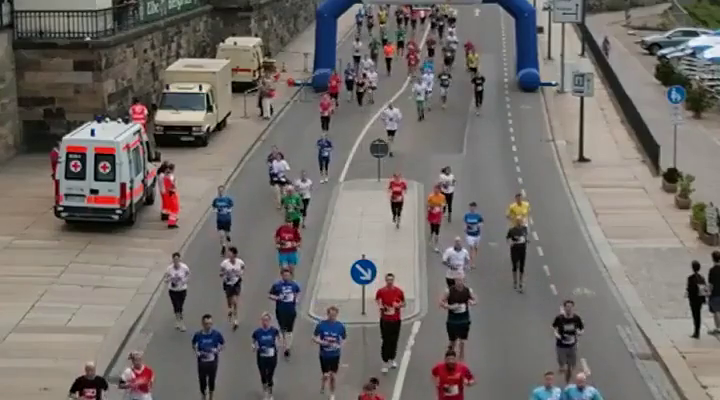
#> input picture frame 15 of OpenCV/Optical Flow Stimulation/Sample.mp4, 720 x 400 px
$ python 'Optical Flow.py'
#> lines starting #> are read from the running program, lines starting #| are printed output that depends on the picture
import cv2
import numpy as np
import pyfiglet

# ASCII Text Art
print(pyfiglet.figlet_format("Optical Flow", font = "bulbhead" ))
print(pyfiglet.figlet_format("Created By @FaLLenGuY", font = "digital" ))
print("-"*70,"\n")

#Parameters For Shi-Tomasi Corner detections

st_param = dict (maxCorners=30,
                qualityLevel=0.2,
                minDistance=2,
                blockSize=7)

#Parameters For Lucas-Kande optical flow

lk_param = dict(winSize=(15,15),
               maxLevel=2,
               criteria=(cv2.TERM_CRITERIA_EPS | cv2.TERM_CRITERIA_COUNT,10,1))

#Video Capture

video_cap = cv2.VideoCapture('sample.mp4')

#color for optical flow

color = (0,243,0)

#Read the capture and get the first frame
ret,first_frame = video_cap.read()
#> first_frame is the input picture: shape (400, 720, 3); mean B, G, R 106.7, 110.3, 115.7

#convert frame to gray sccale
prev_gray = cv2.cvtColor(first_frame,cv2.COLOR_BGR2GRAY)
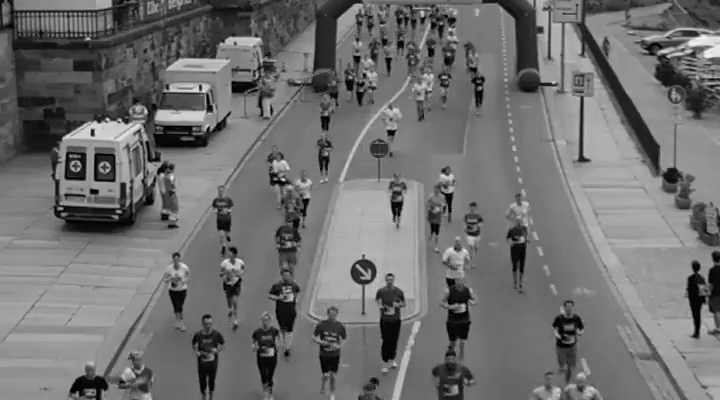
#> prev_gray: shape (400, 720); min 0, max 244, mean 111.5

#find the strongest corners in the first frame
prev = cv2.goodFeaturesToTrack(prev_gray,mask= None,**st_param)
#> prev = 30 rows, first 8: [199, 90], [196, 89], [167, 89], [93, 136], [203, 95], [113, 179], [357, 264], [355, 266]

#create an  image with the same distance as the frame
mask = np.zeros_like(first_frame)
cap=True
#while Loop
while(cap):

    ret,frame = video_cap.read()
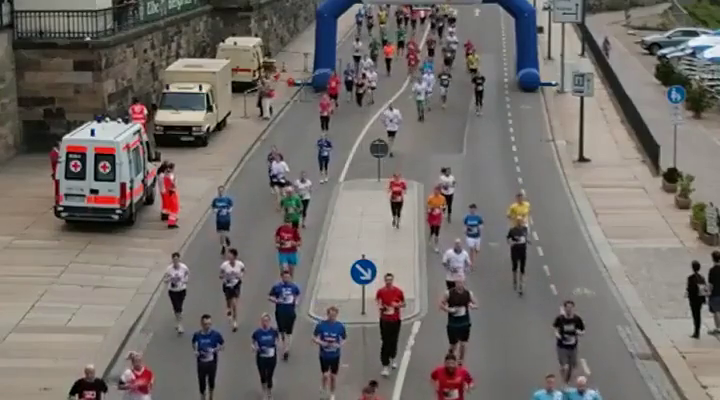
#> input picture frame 16 of OpenCV/Optical Flow Stimulation/Sample.mp4, 720 x 400 px
#> frame is the input picture: shape (400, 720, 3); mean B, G, R 106.7, 110.4, 115.8

    gray = cv2.cvtColor(frame,cv2.COLOR_BGR2GRAY)
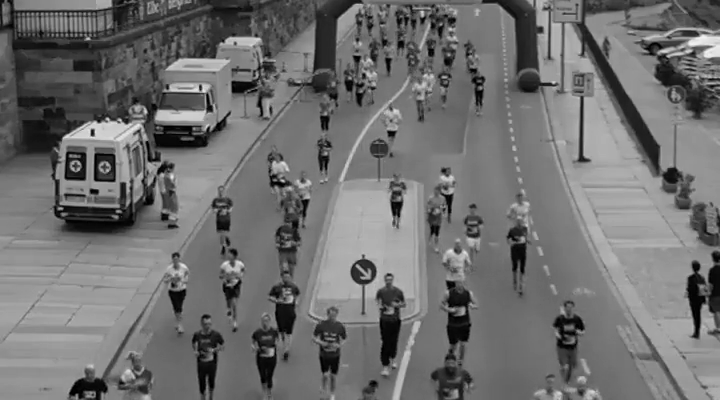
#> gray: shape (400, 720); min 0, max 242, mean 111.6

    next,status,error = cv2.calcOpticalFlowPyrLK(prev_gray,gray,prev,None,**lk_param)
#> next = 30 rows, first 8: [199, 89.97], [196, 88.92], [167, 88.86], [92.96, 136], [203, 94.97], [113, 179], [357, 264], [355, 266]; status = 30 values from 1 to 1; error = 30 values, max 10.44 at index 10, min 0.327 at index 18, mean 3.42

    good_old = prev[status==1]
#> good_old = 30 pairs, first value 57 to 462, second value 14 to 391

    good_new = next[status==1]
#> good_new = 30 pairs, first value 57 to 462, second value 14.01 to 393.3

    for i ,(new,old) in enumerate(zip(good_new,good_old)):
        a,b =new.ravel()

        c,d = old.ravel()


        mask = cv2.line(mask,(round(a),round(b)),(round(c),round(d)),color,3)

        frame = cv2.circle(frame,(round(a),round(b)),2,color,-1)

        output = cv2.add(frame,mask)

        prev_gray= gray.copy()

        prev = good_new.reshape(-1,1,2)

        cv2.imshow("Optical Flow",output)
#> this loop made 30 passes
#> (a, b, c, d) on passes 1 to 12: (199, 89.97, 199, 90), (196, 88.92, 196, 89), (167, 88.86, 167, 89), (92.96, 136, 93, 136), (203, 94.97, 203, 95), (113, 179, 113, 179), (357, 264, 357, 264), (355, 266, 355, 266), (209, 109.9, 209, 110), (96.02, 178, 96, 178), (462, 309.2, 462, 306), (68.99, 154.9, 69, 155)
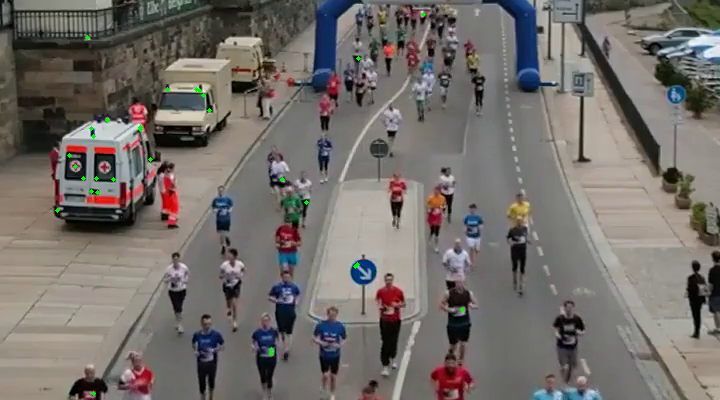
#> frame: shape (400, 720, 3); mean B, G, R 106.6, 110.6, 115.7
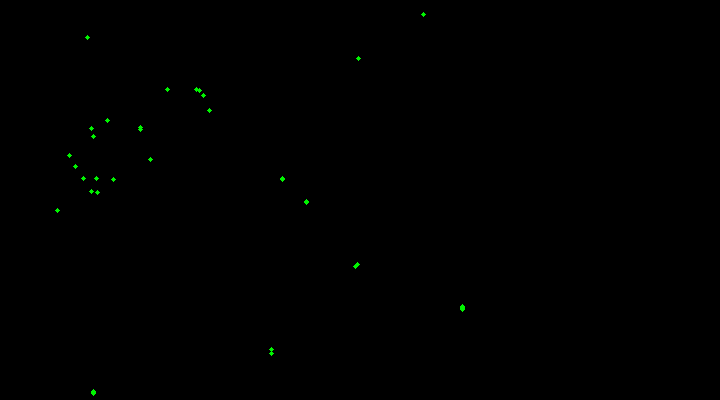
#> mask: shape (400, 720, 3); mean of channels 0, 1, 2 0, 0.3, 0; drawn as B, G, R

    if cv2.waitKey(100) & 0xFF== ord("q"):
#> (key q is pressed here)
        cap=False

video_cap.release()
cv2.destroyAllWindows()
